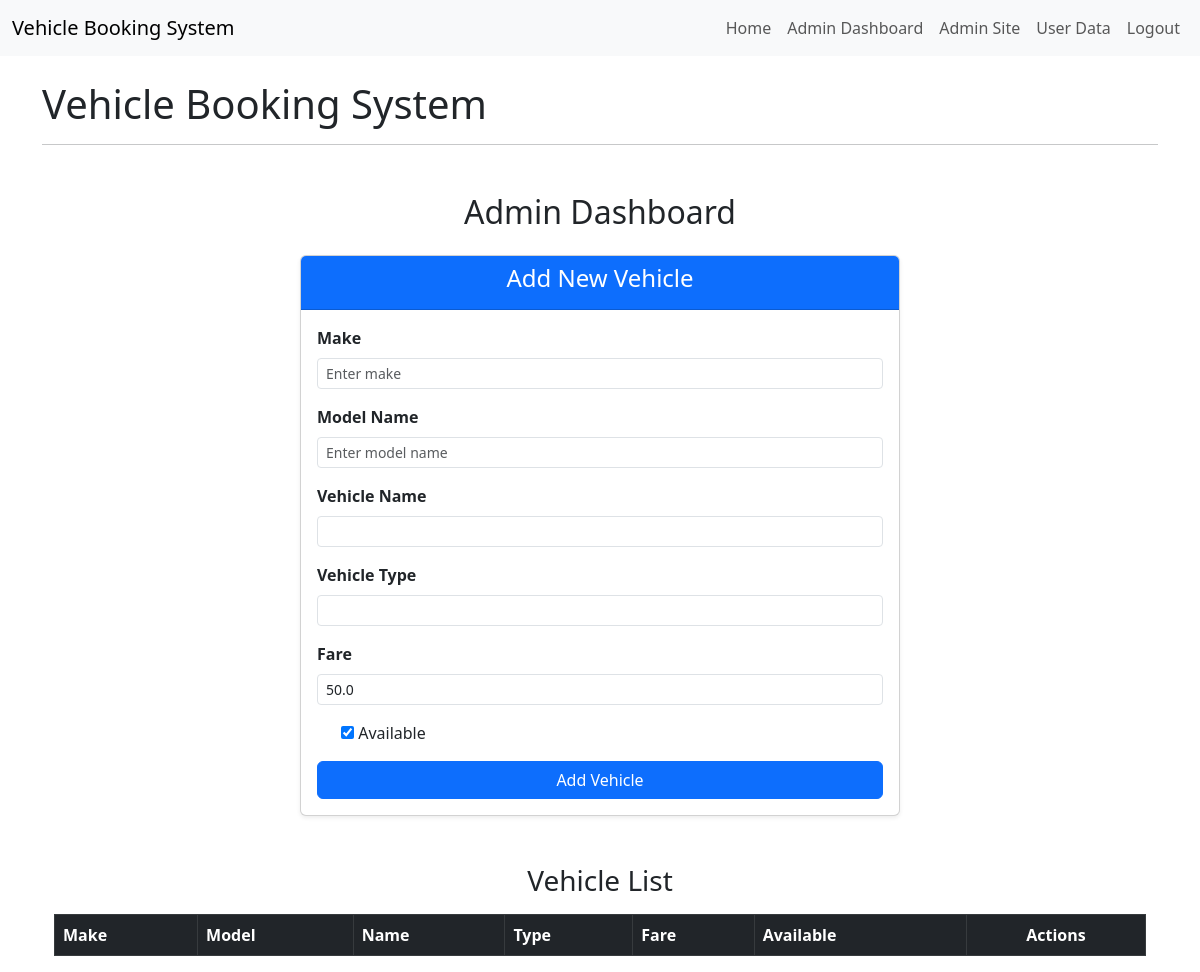
The page /admin_dashboard/ (signed in) on the database as committed earlier.
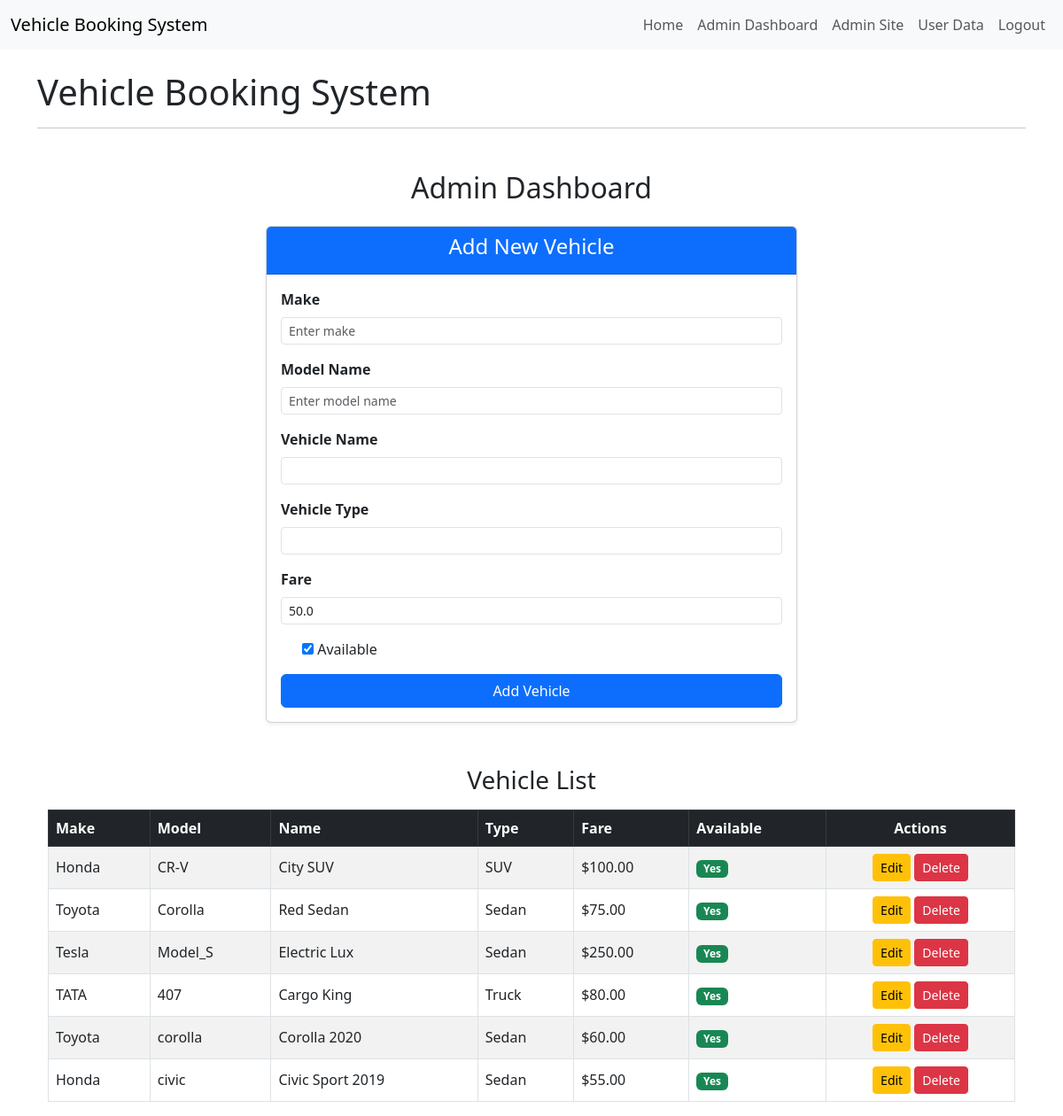
The same page on the database as committed later.
### vehicles/models.py (models this page shows, shortened)
class Vehicle(models.Model):
    make = models.CharField(max_length=100, blank=True)
    model_name = models.CharField(max_length=100, blank=True)
    available = models.BooleanField(default=True)
    fare = models.DecimalField(max_digits=10, decimal_places=2, default=50.00)
    name = models.CharField(max_length=100)
    vehicle_type = models.CharField(max_length=100)

### vehicles/views.py (the view)
# urls.py: path('admin_dashboard/', views.admin_dashboard, name='admin_dashboard'),
@user_passes_test(is_admin)
def admin_dashboard(request):
    if request.method == 'POST':
        form = VehicleForm(request.POST)
        if form.is_valid():
            form.save()
            messages.success(request, 'Vehicle added successfully!')
            return redirect('admin_dashboard')
    else:
        form = VehicleForm()
    vehicles = Vehicle.objects.all()
    return render(request, 'vehicles/admin_dashboard.html', {'form': form, 'vehicles': vehicles})

### vehicles/forms.py
class VehicleForm(forms.ModelForm):
    class Meta:
        model = Vehicle
        fields = ['name', 'vehicle_type', 'available', 'fare', 'model_name', 'make']
        widgets = {
            'fare': forms.NumberInput(attrs={'class': 'form-control', 'placeholder': 'Enter fare'}),
            'model_name': forms.TextInput(attrs={'class': 'form-control', 'placeholder': 'Enter model name'}),
            'make': forms.TextInput(attrs={'class': 'form-control', 'placeholder': 'Enter make'}),
        }

### vehicles/views.py (called while the page is built)
def is_admin(user):
    return user.is_staff

### templates/vehicles/admin_dashboard.html (shortened to what this page needs)
{% extends "vehicles/base.html" %}
{% load widget_tweaks %}
{% block content %}
<div class="container mt-5">
  <h2 class="mb-4 text-center">Admin Dashboard</h2>
  <div class="card shadow-sm mb-5 mx-auto" style="max-width: 600px;">
    <div class="card-header bg-primary text-white text-center">
      <h4>Add New Vehicle</h4>
    </div>
    <div class="card-body">
      <form method="post">
        <div class="mb-3">
          <label for="make" class="form-label fs-6 fw-semibold">Make</label>
          {{ form.make|add_class:"form-control form-control-sm" }}
        </div>
        <div class="mb-3">
          <label for="model_name" class="form-label fs-6 fw-semibold">Model Name</label>
          {{ form.model_name|add_class:"form-control form-control-sm" }}
        </div>
        <div class="mb-3">
          <label for="vehicle_name" class="form-label fs-6 fw-semibold">Vehicle Name</label>
          {{ form.name|add_class:"form-control form-control-sm" }}
        </div>
        <div class="mb-3">
          <label for="vehicle_type" class="form-label fs-6 fw-semibold">Vehicle Type</label>
          {{ form.vehicle_type|add_class:"form-control form-control-sm" }}
        </div>
        <div class="mb-3">
          <label for="fare" class="form-label fs-6 fw-semibold">Fare</label>
          {{ form.fare|add_class:"form-control form-control-sm" }}
        </div>
        <div class="mb-3 form-check">
          {{ form.available }}
          <label class="form-check-label" for="available">
            Available
          </label>
        </div>
        <button type="submit" class="btn btn-primary w-100">Add Vehicle</button>
      </form>
    </div>
  </div>
  <h3 class="mb-3 text-center">Vehicle List</h3>
  <div class="table-responsive">
    <table class="table table-striped table-bordered align-middle">
      <thead class="table-dark">
        <tr>
          <th>Make</th>
          <th>Model</th>
          <th>Name</th>
          <th>Type</th>
          <th>Fare</th>
          <th>Available</th>
          <th class="text-center">Actions</th>
        </tr>
      </thead>
      <tbody>
        {% for vehicle in vehicles %}
        <tr>
          <td>{{ vehicle.make }}</td>
          <td>{{ vehicle.model_name }}</td>
          <td>{{ vehicle.name }}</td>
          <td>{{ vehicle.vehicle_type }}</td>
          <td>${{ vehicle.fare }}</td>
          <td>
            {% if vehicle.available %}
              <span class="badge bg-success">Yes</span>
            {% else %}
              <span class="badge bg-danger">No</span>
            {% endif %}
          </td>
          <td class="text-center">
            <a href="{% url 'update_vehicle' vehicle.id %}" class="btn btn-sm btn-warning">Edit</a>
            <a href="{% url 'delete_vehicle' vehicle.id %}" class="btn btn-sm btn-danger">Delete</a>
          </td>
        </tr>
        {% endfor %}
      </tbody>
    </table>
  </div>
</div>
{% endblock %}

Rows that differ between the two databases and show on the page:
added Vehicle: make "Honda", model_name "CR-V", name "City SUV", vehicle_type "SUV", fare "100.00", available "Yes"
added Vehicle: make "Toyota", model_name "Corolla", name "Red Sedan", vehicle_type "Sedan", fare "75.00", available "Yes"
added Vehicle: make "Tesla", model_name "Model_S", name "Electric Lux", vehicle_type "Sedan", fare "250.00", available "Yes"
added Vehicle: make "TATA", model_name "407", name "Cargo King", vehicle_type "Truck", fare "80.00", available "Yes"
added Vehicle: make "Toyota", model_name "corolla", name "Corolla 2020", vehicle_type "Sedan", fare "60.00", available "Yes"
added Vehicle: make "Honda", model_name "civic", name "Civic Sport 2019", vehicle_type "Sedan", fare "55.00", available "Yes"
